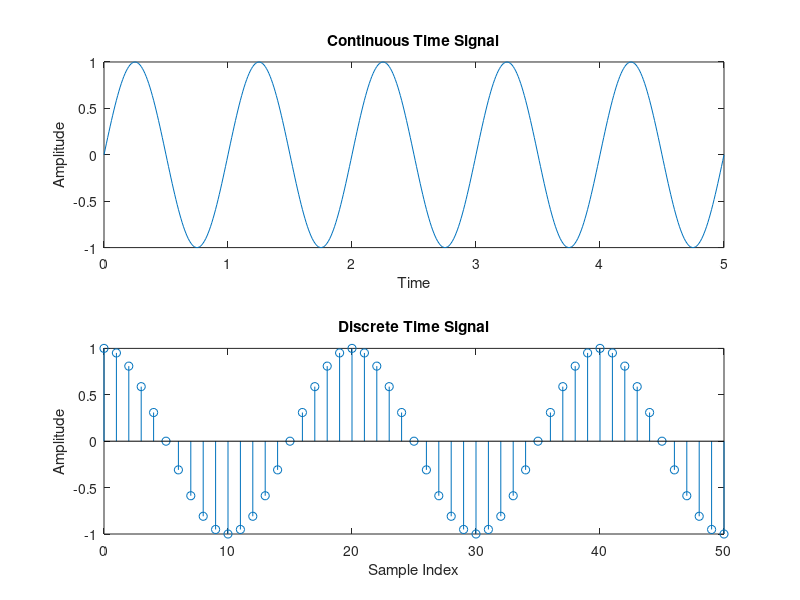

This chart was generated by the following MATLAB code: (Note: this script raises an error after producing the figure.)
% Continuous Time Signal
t = 0:0.01:5;  % Time range from 0 to 5 with step size of 0.01
x_ct = sin(2*pi*t);  % Generate a sinusoidal signal

% Discrete Time Signal
n = 0:50;  % Sample indices from 0 to 50
x_dt = cos(0.1*pi*n);  % Generate a cosine signal

% Plotting the signals
figure;

% Continuous Time Signal
subplot(2, 1, 1);  % Create a subplot for continuous time signal
plot(t, x_ct);  % Plot the continuous time signal
title('Continuous Time Signal');
xlabel('Time');
ylabel('Amplitude');

% Discrete Time Signal
subplot(2, 1, 2);  % Create a subplot for discrete time signal
stem(n, x_dt);  % Plot the discrete time signal using stem plot
title('Discrete Time Signal');
xlabel('Sample Index');
ylabel('Amplitude');

% Adjusting the layout
sgtitle('Continuous and Discrete Time Signals');  % Overall title
